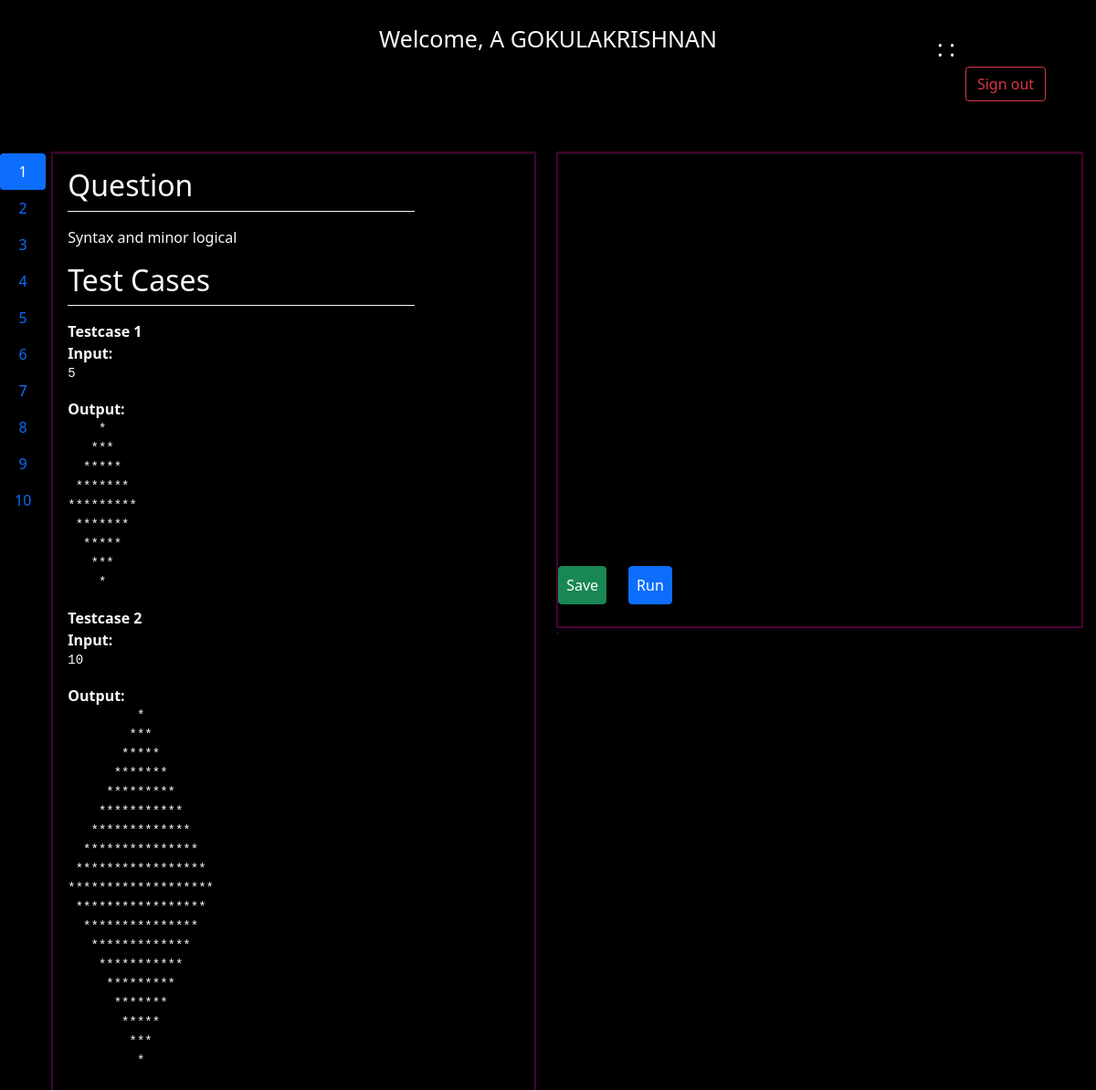
The app's page /home (signed in) with its own data.
### Interpreter/models.py (models this page shows)
class Players(AbstractUser):
    class Meta:
        verbose_name_plural = "Players"
    is_online = models.BooleanField(default=False)

class Questions(models.Model):
    class QuestionType(models.IntegerChoices):
        EAS = 1, "Easy"
        MED = 2, "Medium"
        HIG = 3, "High"
    class QuestionTime(models.IntegerChoices):
        EAS = 1, "15 min"
        MED = 2, "25 min"
        HIG = 3, "30 min"
    class QuestionLang(models.IntegerChoices):
        EAS = 1, "Python"
        MED = 2, "Java"
        HIG = 3, "C"
    question = models.CharField(max_length=1000, default="")
    question_code = models.TextField(
        null=False,
        blank=False,
        default=""
    )
    question_type = models.SmallIntegerField(
        choices=QuestionType.choices,
        default=QuestionType.EAS,
        null=False,
        blank=False
    )
    question_time = models.SmallIntegerField(
        choices=QuestionTime.choices,
        default=QuestionTime.EAS,
    )
    lang = models.SmallIntegerField(
        choices=QuestionLang.choices,
        default=QuestionLang.EAS,
    )
    class Meta:
        verbose_name_plural = "Questions"

### Interpreter/views.py (the view)
# urls.py: path("home", v.code_editor, name="Code"),
@login_required
@requires_csrf_token
def code_editor(request):
    question_type = AdminPriv.objects.get(pk=1).type
    q, res, started = [], [], "false"
    if question_type != 0:
        q = Questions.objects.filter(question_type=question_type)
        started = "true"
    name = Players.objects.get(username=request.user).first_name
    for i in q:
        t = TestCases.objects.get(question_id=i).testcases
        s = custom_formatter(t)
        res.append([i.question_code, i.lang, i.question, s[:2]])
    return render(request, "codeEditor.html",
                  {"res": res, "n": len(res), "name": name, "started": started})

### Interpreter/templates/codeEditor.html (shortened to what this page needs)
{% load static %}
<!DOCTYPE html>
<html lang="en">
<head>
    <link
            rel="stylesheet"
            href="https://cdnjs.cloudflare.com/ajax/libs/animate.css/4.1.1/animate.min.css"
    />
    <link href="https://cdn.jsdelivr.net/npm/bootstrap@5.1.3/dist/css/bootstrap.min.css" rel="stylesheet"
/>
</head>
<body class="bg-cus clearfix">
<fieldset class="text-light clearfix">
    <div style="font-size: 25px;text-align: center;">
        Welcome, {{ name }}
    </div>
    <div class="utils d-flex align-items-center flex-column float-end position-relative" style="top: -28px;">
        <div id="timer float-end position-relative fst-italic" style="width:150px;font-size: 25px;">
             :  :
        </div>
        <div id="sign-out float-end position-relative fst-italic" style="font-size: 25px;">
            <form method="post" id="logout" action="/logout">
                <button type="submit" class="btn btn-outline-danger" onclick="logout();">Sign out</button>
            </form>
        </div>
    </div>
</fieldset>
<div class="Editor text-light clearfix">
    <div class="d-flex align-items-start clearfix">
        <div class="nav flex-column nav-pills me-1 clearfix" id="v-pills-tab" role="tablist"
             aria-orientation="vertical">
            {% for i in res %}
                {% if forloop.counter == 1 %}
                    <button class="nav-link active" id="v-pills-{{ forloop.counter }}" data-bs-toggle="pill"
                            data-bs-target="#v-tab-{{ forloop.counter }}"
                            type="button" role="tab" aria-selected="true">{{ forloop.counter }}
                    </button>
                {% else %}
                    <button class="nav-link" id="v-pills-{{ forloop.counter }}" data-bs-toggle="pill"
                            data-bs-target="#v-tab-{{ forloop.counter }}"
                            type="button" role="tab" aria-selected="false">{{ forloop.counter }}
                    </button>
                {% endif %}
            {% endfor %}
        </div>
        <div class="tab-content w-100 clearfix" id="v-pills-tabContent">
            {% for i in res %}
                {% with counter=forloop.counter %}
                    {% if forloop.counter == 1 %}
                        <div class="tab-pane fade show active clearfix" id="v-tab-{{ forloop.counter }}" role="tabpanel"
                             aria-labelledby="v-pills-{{ forloop.counter }}">
                            <div class="left-wrapper ms-1 bg-cus user-select-none ps-3 pt-3 clearfix">
                                <div class="question__header border-bottom border-light w-75 mb-3">
                                    <h2>Question</h2>
                                </div>
                                <div class="question mb-3">
                                    {{ i.2 }}
                                </div>
                                <div class="question__test__case clearfix">
                                    <div class="question__header border-bottom border-light w-75 mb-3 clearfix">
                                        <h2>Test Cases</h2>
                                    </div>
                                    {% for j in i.3 %}
                                        <dl>
                                            <dt>Testcase {{ forloop.counter }} </dt>
                                            <dt>Input:</dt>
                                            <dd>
                                                <pre>{{ j.0 }}</pre>
                                            </dd>
                                            <dt>Output:</dt>
                                            <dd>
                                                <pre>{{ j.1 }}</pre>
                                            </dd>
                                        </dl>
                                    {% endfor %}
                                </div>
                            </div>
                            <div class="right-wrapper d-flex flex-column bg-cus me-3 clearfix">
                                <div class="ace rounded" id="ace-{{ forloop.counter }}"
                                     style="height: 430px !important;"></div>
                                <div class="button d-inline-flex flex-row position-relative clearfix"
                                     style="top: 444px;">
                                    <button class="btn btn-success p-2 m-2 ms-0 me-3 clearfix">
                                        Save
                                    </button>
                                    <button class="btn btn-primary p-2 m-2 clearfix"
                                            onclick="runCode('ace-{{ forloop.counter }}');">Run
                                    </button>
                                </div>
                                <br>
                            </div>
                        </div>
                    {% endif %}
                {% endwith %}
            {% endfor %}
        </div>
    </div>
</div>
</body>
</html>

### records on screen
Players: first_name "A GOKULAKRISHNAN"
Questions: question "Syntax and minor logical"

### other values on screen
{{ j.0 }} "5" "10"
{{ j.1 }} "* *** ***** ******* ********* ******* ***** *** *" "* *** ***** ******* ********* *********** ************* *************** ***************** ******************* ***************** *************** ************* *********** ********* ******* ***** *** *"
